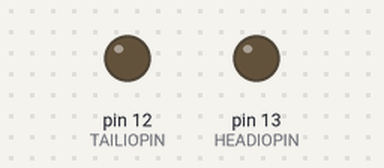
A sketch run on a simulated Arduino Uno, built with avr-gcc and run on an emulated ATmega328P. On the bench: output pins drawn as LEDs (lit = HIGH). Random numbers use the default seed unless the sketch sets one.

Above: at 0.1 s.
At 5.1 s:
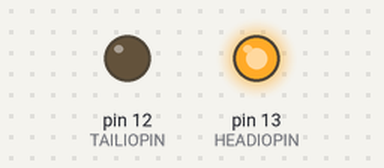
At 37.1 s:
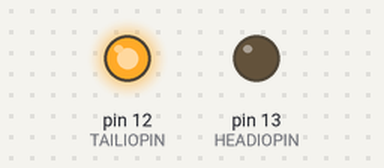
Timing chart, 0 to 38.6 s (numbered marks = the images above):
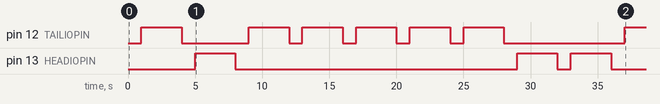

Measured:
- by itself, pin 12 (TAILIOPIN): goes HIGH 3.0 s, LOW 5.0 s, 4 × (HIGH 3.0 s, LOW 1.0 s), HIGH 3.0 s, LOW 9.0 s, then HIGH
- by itself, pin 13 (HEADIOPIN): goes HIGH 3.0 s, LOW 21.0 s, HIGH 3.0 s, LOW 1.0 s, HIGH 3.0 s, then LOW

The sketch:

Listing4_2.ino
```cpp
/*
  Heads or Tails
  Turns on an LED which represents head or tails. The LED
  remains on for about 3 seconds and the cycle repeats.

   Dr. Purdum, July 12, 2012
 */

// define the pins to be used.
// give it a name:

#define HEADIOPIN 13	// Which I/O pins are we using?
#define TAILIOPIN 12

#define PAUSE 3000	// How long to delay?
#define REST 2000

int head = HEADIOPIN;
int tail = TAILIOPIN;
long randomNumber = 0L;

// the setup routine runs once when you press reset:
void setup() {
  // initialize each of the digital pins as an output.
  pinMode(head, OUTPUT);
  pinMode(tail, OUTPUT);
  randomSeed(analogRead(0)); // This seeds the random number generator
}

// the loop routine runs over and over again forever:
void loop() {

  randomNumber = generateRandomNumber();
  digitalWrite(head, LOW);      // Turn both LED's off
  digitalWrite(tail, LOW);
  delay(PAUSE - REST);          // Let them see both are off for a time slice
  if (randomNumber % 2 == 1) {  // Treat odd numbers as a head
    digitalWrite(head, HIGH);
  } else {
    digitalWrite(tail, HIGH);  // Even numbers are a tail
  }
  delay(PAUSE);                  // Pause for 3 seconds
}

long generateRandomNumber()
{
  return random(0, 1000000);		// Generate random numbers between 0 and one million
}
```
